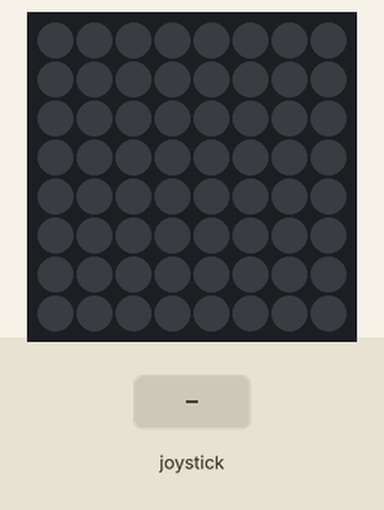
Bench run of a program on a simulated Raspberry Pi (BCM pin numbers) with a Sense HAT. Shown: the Sense HAT's 8×8 RGB LED matrix. The test bench sets the inputs (shaded band). Dim RGB values are drawn brighter than linear.

Above: at 1.2 s.
1.3 s: joystick pushed up
At 2.5 s:
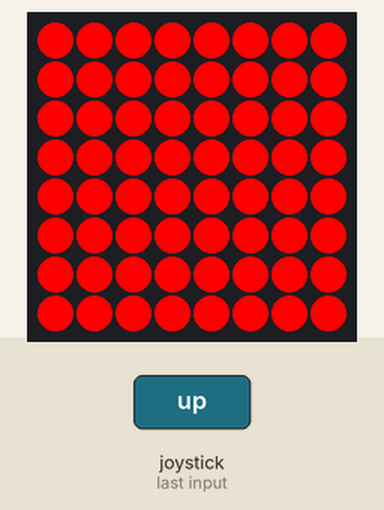
2.8 s: joystick pushed down
At 3.7 s:
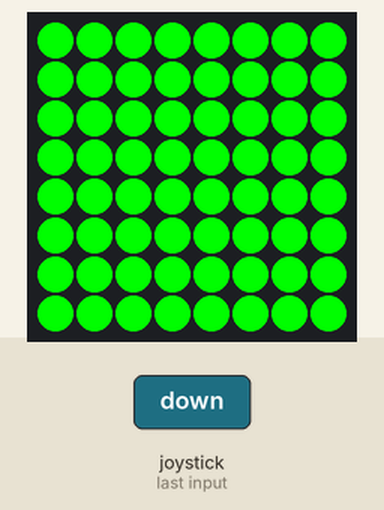
4.3 s: joystick pushed left
At 4.9 s:
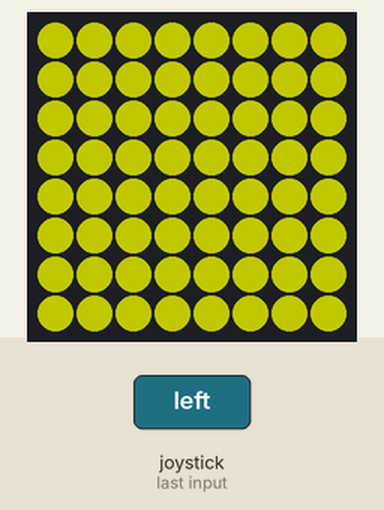
Timing chart, 0 to 7.3 s (numbered marks = the images above; inputs shaded):
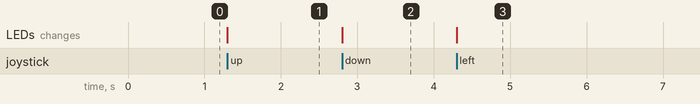

Measured:
- after the input at 1.3 s, the LEDs: change at once (image 1)
- after the input at 2.8 s, the LEDs: change at once (image 2)
- after the input at 4.3 s, the LEDs: change at once (image 3)

The program:

color_code.py
```python
from sense_hat import SenseHat	#importing sensehat function
import time	#inmporting time module

sense = SenseHat()
sense.clear()	#to clear output on the sensehat grid

#creating functions for different colours

def red():
    sense.clear(255,0,0)

def green():
    sense.clear(0,255,0)

def blue():
    sense.clear(100,100,0)

def temp():
    sense.clear(100,100,0)

#assigning colour for every joystick direction

sense.stick.direction_up = red
sense.stick.direction_down = green
sense.stick.direction_left = blue
sense.stick.direction_right = temp
sense.stick.direction_middle = sense.clear()

while True:
    pass
```
